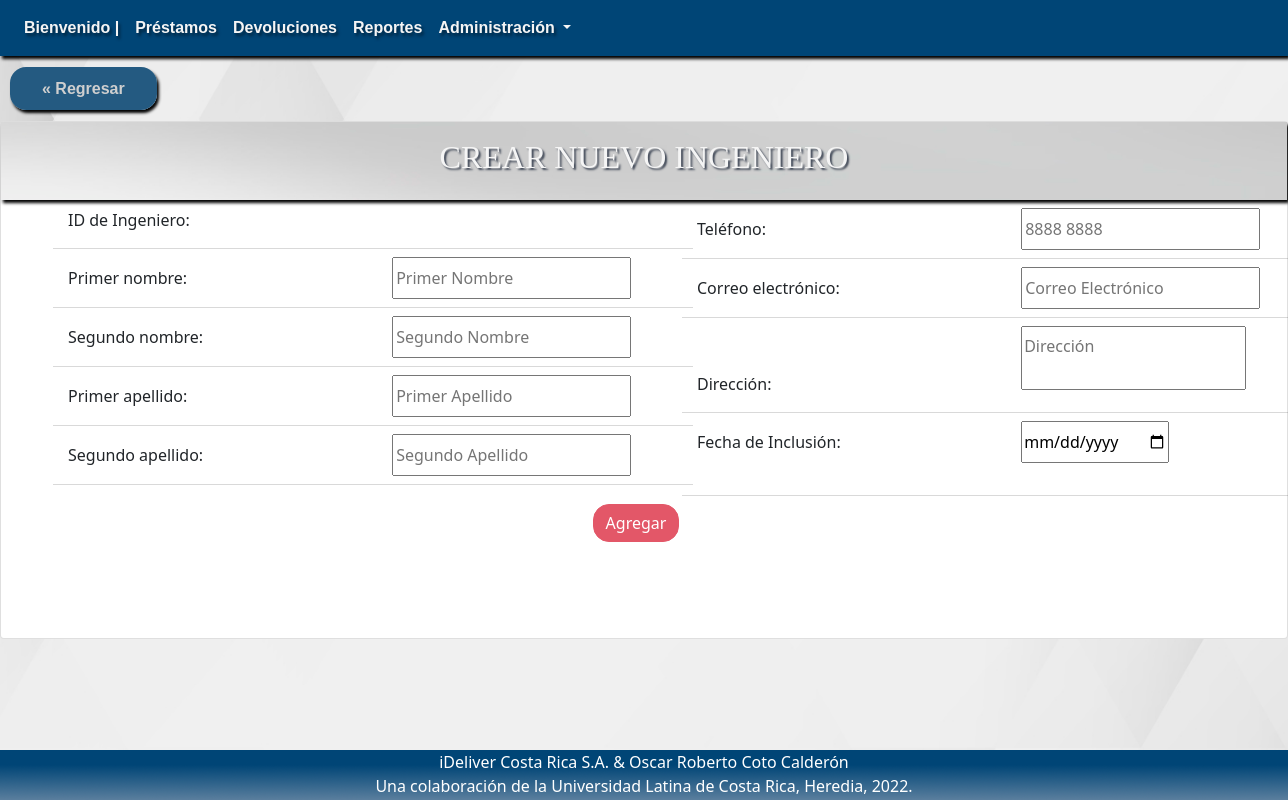
The page /?c=crearIngeniero on the database as committed earlier.
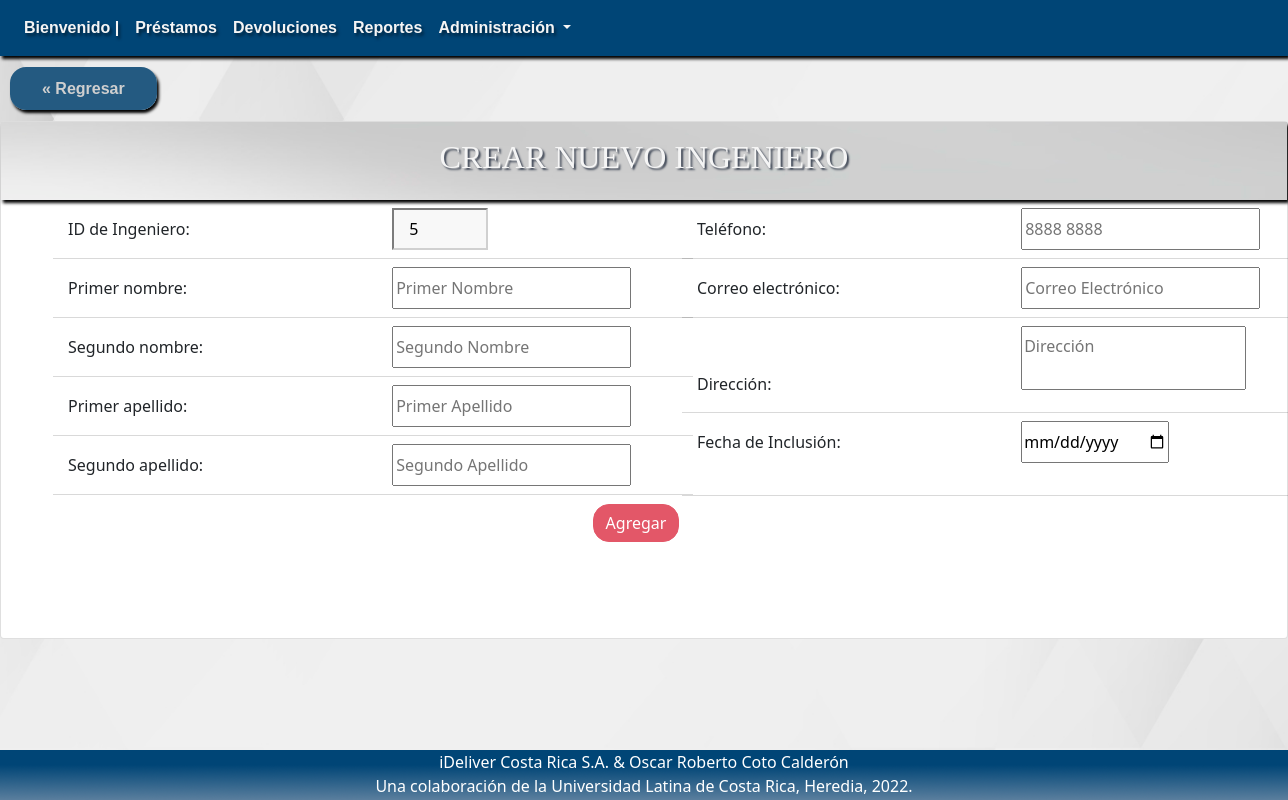
The same page on the database as committed later.
### tables this page shows
CREATE TABLE `ingeniero` (
  `idIngeniero` varchar(25) NOT NULL,
  `primerNombre` varchar(50) NOT NULL,
  `segundoNombre` varchar(50) DEFAULT NULL,
  `primerApellido` varchar(50) NOT NULL,
  `segundoApellido` varchar(50) DEFAULT NULL,
  `telefono` varchar(25) DEFAULT NULL,
  `correoElectronico` varchar(50) DEFAULT NULL,
  `direccion` varchar(500) DEFAULT NULL,
  `fechaInclusion` date DEFAULT current_timestamp()
);

### Model/Ingeniero.php (called while the page is built, shortened)
<?php
class Ingeniero
{
  public function __construct($idIngeniero = "",$primerNombre = "", $segundoNombre = "", $primerApellido = "", $segundoApellido = "", $telefono = "", $correoElectronico = "", $direccion = "", $fechaInclusion = "") {
    $this->idIngeniero = $idIngeniero;
  }
  function selectLast() {
    $query = "SELECT idIngeniero FROM ingeniero ORDER BY idIngeniero DESC LIMIT 1";
    $pdo = new Connection();
    $pdo = $pdo->open();
    $result = $pdo->query($query);
    $rows = [];
    foreach ($result->fetchAll() as $row) {
        $rows[] = new Ingeniero($row['idIngeniero']);
    }
    return $rows;
}
}

### View/crearIngeniero.php (the view)
<div class="upside">
    <a href="?c=detalleAllIngeniero" class="Inicio">« Regresar </a>
</div>
<div class="card" id="ListaCompleta">
    <div class="card-title">
        <h2> CREAR NUEVO INGENIERO </h2>
    </div>
    <form method="POST" action="?c=crearIngeniero" class='formulario'>
        <div class="row" style="margin-left: 2.5rem;">
            <div class="col-md-6 col-xl-6 col-sm-12" >
                <div class="col-md-12 col-xl-12 col-sm-12" >
                    <label for="idIngeniero" class='label_form'>ID de Ingeniero: </label>
                    <?php foreach ($last as $id) { ?>
                <input type="number" class="col-sm-2 col-form-label" id="input_form" name="idIngeniero" value="<?php echo $id->idIngeniero+1; ?>" style="background-color:#f8f8f8; border-color: #d0d0d0" readonly>
                <?php } ?>
                </div>
                <div class="dropdown-divider" id="dropdown-divider-form"></div>
                <div class="col-md-12 col-xl-12 col-sm-12" >
                    <label for="primerNombre" class='label_form'>Primer nombre: </label>
                    <input type="text" class="col-form-label" id="input_form" name="primerNombre" placeholder="Primer Nombre" required>
                </div>
                <div class="dropdown-divider" id="dropdown-divider-form"></div>
                <div class="col-md-12 col-xl-12 col-sm-12" >
                    <label for="segundoNombre" class='label_form'>Segundo nombre: </label>
                    <input type="text" class="col-form-label" id="input_form" name="segundoNombre" placeholder="Segundo Nombre">
                </div>
                <div class="dropdown-divider" id="dropdown-divider-form"></div>
                <div class="col-md-12 col-xl-12 col-sm-12" >
                    <label for="primerApellido" class='label_form'>Primer apellido: </label>
                    <input type="text" class="col-form-label" id="input_form" name="primerApellido" placeholder="Primer Apellido" required>
                </div>
                <div class="dropdown-divider" id="dropdown-divider-form"></div>
                <div class="col-md-12 col-xl-12 col-sm-12" >
                    <label for="segundoApellido" class='label_form'>Segundo apellido: </label>
                    <input type="text" class="col-form-label" id="input_form" name="segundoApellido" placeholder="Segundo Apellido" required>
                </div>
                <div class="dropdown-divider" id="dropdown-divider-form"></div>
            </div>
            <div class="col-md-6 col-xl-6 col-sm-12">
                <div class="col-md-12 col-xl-12 col-sm-12" >
                    <label for="telefono" class='label_form'>Teléfono: </label>
                    <input type="text" class="col-form-label" id="input_form" name="telefono" placeholder="8888 8888" required>
                </div>
                <div class="dropdown-divider" id="dropdown-divider-form"></div>
                <div class="col-md-12 col-xl-12 col-sm-12" >
                    <label for="correoElectronico" class='label_form'>Correo electrónico: </label>
                    <input type="text" class="col-form-label" id="input_form" name="correoElectronico" placeholder="Correo Electrónico" required>
                </div>
                <div class="dropdown-divider" id="dropdown-divider-form"></div>
                <div class="col-md-12 col-xl-12 col-sm-12" >
                    <label for="direccion" class='label_form'>Dirección: </label>
                    <textarea class="col-form-label" style="resize:none" name="direccion" id="input_form" rows="2" cols="22" placeholder="Dirección" required></textarea>
                </div>
                <div class="dropdown-divider" id="dropdown-divider-form"></div>
                <div class="col-md-12 col-xl-12 col-sm-12" >
                    <label for="fechaInclusion" class='label_form'>Fecha de Inclusión: </label>
                    <input type="date" class="col-form-label" id="input_form" name="fechaInclusion" required>
                </div>
                <br>
                <div class="dropdown-divider" id="dropdown-divider-form"></div>
            </div>
        </div>
        <div class="form-button" align="center" style="margin-bottom: 5rem;">
            <button type="submit" class="btn btn-primary boton-form" id="submit-button">Agregar</button>
        </div>
    </form>
</div>

Rows that differ between the two databases and show on the page:
added ingeniero: idIngeniero "5"
